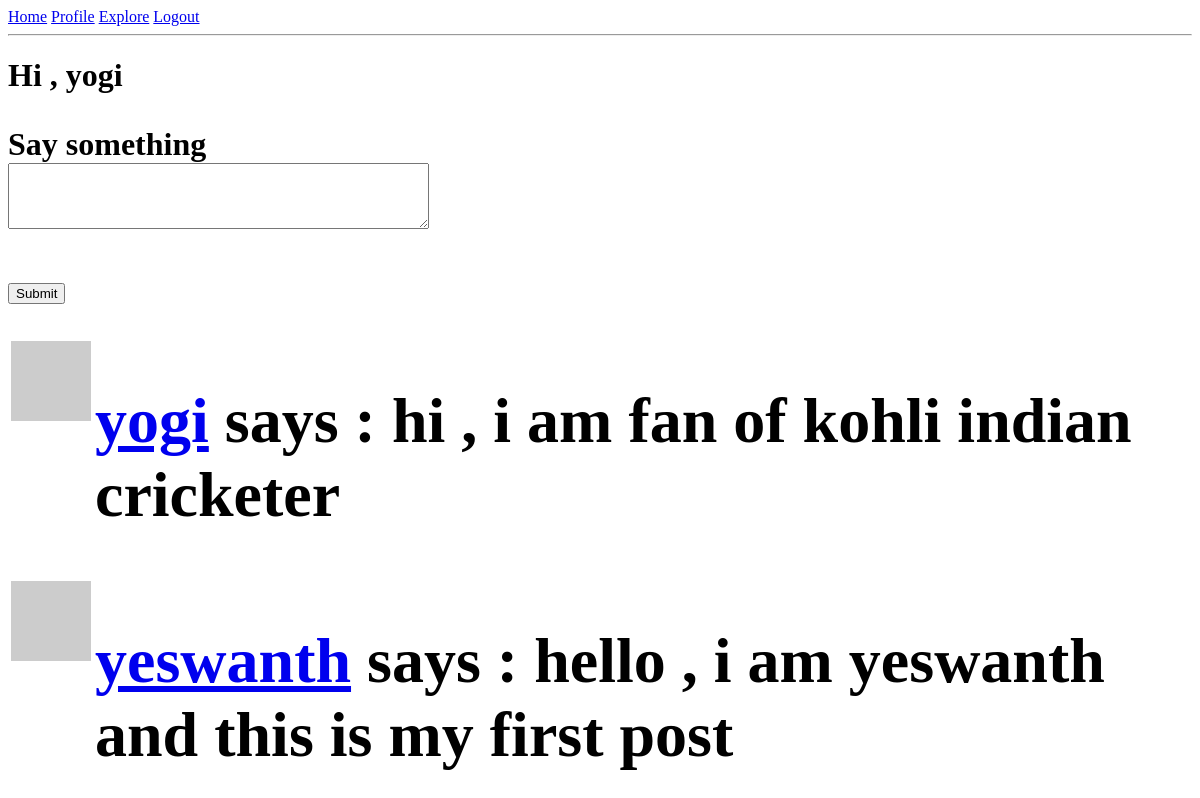
The page /home/ (signed in) on the database as committed earlier.
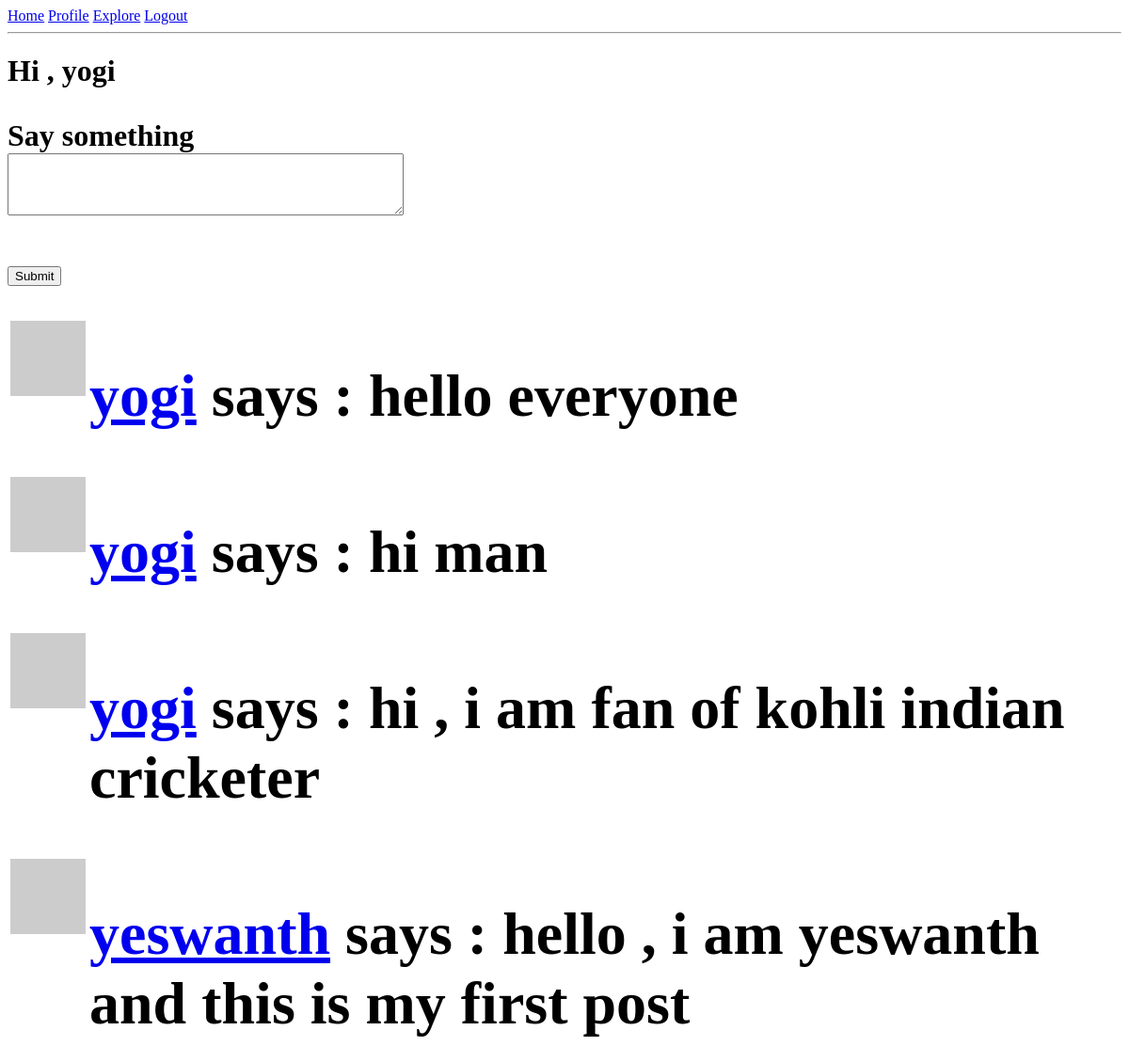
The same page on the database as committed later.
### app/models.py (models this page shows, shortened)
class User( UserMixin, db.Model):
	__tablename__ = 'user'
	id = db.Column(db.Integer , primary_key=True)
	username = db.Column(db.String(64) ,index=True , unique=True)
	email = db.Column(db.String(64) , index=True , unique=True)
	password_hash = db.Column(db.String(200))
	about_me = db.Column(db.String(200))
	last_seen = db.Column(db.DateTime , default=datetime.utcnow)
	posts = db.relationship('Post' , backref='author' , lazy='dynamic')
	followed = db.relationship(
	'User', secondary=followers,
	primaryjoin=(followers.c.follower_id == id),
	secondaryjoin=(followers.c.followed_id == id),
	backref=db.backref('followers', lazy='dynamic'), lazy='dynamic')
	def avatar(self, size):
		digest = md5(self.email.lower().encode('utf-8')).hexdigest()
		return 'https://www.gravatar.com/avatar/{}?d=identicon&s={}'.format(digest, size)
	def followed_posts(self):
		followed =  Post.query.join(
			followers,(followers.c.followed_id == Post.user_id)).filter(
			followers.c.follower_id == self.id)
		own = Post.query.filter_by( user_id = self.id)
		return followed.union(own).order_by(Post.timeStamp.desc())

class Post(db.Model):
	__tablename__ = 'post'
	id = db.Column( db.Integer, primary_key=True)
	body = db.Column(db.String(200))
	timeStamp = db.Column(db.DateTime , index=True , default=datetime.utcnow)
	user_id = db.Column(db.Integer , db.ForeignKey('user.id'))

### app/views.py (the view)
@app.route('/' , methods=['GET' , 'POST'])
@app.route('/home/' , methods=['GET' , 'POST'])
@login_required
def home():
	form = PostForm()
	if form.validate_on_submit() :
		post = Post(body=form.post.data , author=current_user)
		db.session.add(post)
		db.session.commit()
		flash('your post is on live')
		return redirect(url_for('home'))
	user = {'username':"yeswanth"}
	page = request.args.get('page', 1, type=int )
	posts = current_user.followed_posts().paginate( page, app.config['POSTS_PER_PAGE'],False)
	if posts.has_next :
		next_url = url_for('explore' , page=posts.next_num)
	else :
		next_url = None
	if posts.has_prev :
		prev_url = url_for('explore' , page=posts.prev_num)
	else :
		prev_url = None
	return render_template('home.html' , posts=posts.items, form=form,title='home' , next_url=next_url , prev_url=prev_url)

### app/forms.py
class PostForm(FlaskForm):
    post = TextAreaField('Say something', validators=[
        DataRequired(), Length(min=1, max=200)])
    submit = SubmitField('Submit')

### app/models.py (called while the page is built)
@login.user_loader
def user_load(id):
	return User.query.get(int(id))

### app/views.py (called while the page is built)
@app.before_request
def before_request():
	if current_user.is_authenticated:
		current_user.last_seen = datetime.utcnow()
		db.session.commit()

### app/templates/home.html (shortened to what this page needs)
{% extends "theme.html"%}
{% block content%}
	<h1>Hi , {{current_user.username}}<h1>
	{% if form %}
		<form method="post" action="">
			<p>
				{{form.post.label}}<br>
				{{form.post(cols=50 , rows=4)}}<br>
			</p>
			<p>{{form. submit()}}</p>
		</form>
	{% endif %}
	{%for post in posts %}
		{% include '_post.html' %}
	{%endfor%}
{% endblock %}

### app/templates/theme.html (shortened to what this page needs)
<!DOCTYPE html>
<html>
<head>
</head>
<body>
	<div>
		<a href="{{url_for('home')}}">Home</a>
		{% if current_user.is_anonymous : %}
		<a href="{{url_for('login')}}">Login</a>
		{% else %}
		<a href="{{url_for('user' , username=current_user.username)}}">Profile</a>
		<a href="{{url_for('explore')}}">Explore</a>
		<a href="{{url_for('logout')}}">Logout</a>
		{% endif %}
	</div><hr>
	{% block content %} {% endblock %}
</body>
</html>

### app/templates/_post.html
<table>
		<tr valign="top">
			<td><img src="{{post.author.avatar(32)}}"></td>
			<td><h1><a href="{{url_for('user',username=post.author.username)}}">{{post.author.username}}</a> says : {{post.body}}</h1></td>
		</tr>
	</table>

Rows that differ between the two databases and show on the page:
added Post: author.username "yogi", body "hello everyone"
added Post: author.username "yogi", body "hi man"
